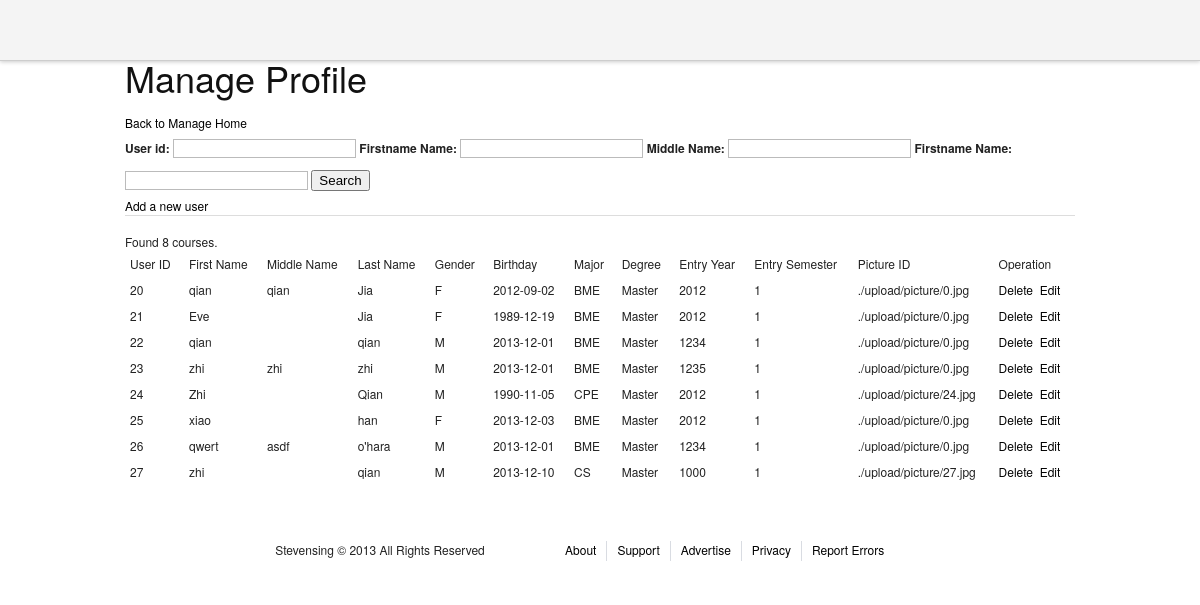
Screenshot of /admin/manageProfiles.php with the database file from the repository.
### tables this page shows
CREATE TABLE `profiles` (
  `user_id` int(11) NOT NULL,
  `firstname` varchar(40) NOT NULL,
  `middlename` varchar(40) DEFAULT NULL,
  `lastname` varchar(40) NOT NULL,
  `gender` char(1) NOT NULL,
  `dob` date NOT NULL,
  `major` varchar(6) NOT NULL,
  `degree` varchar(40) NOT NULL,
  `entry_year` smallint(6) NOT NULL,
  `entry_semester` tinyint(4) NOT NULL,
  `picture_id` varchar(2000) DEFAULT './upload/picture/0.jpg',
  PRIMARY KEY (`user_id`),
  CONSTRAINT `user_id4` FOREIGN KEY (`user_id`) REFERENCES `users` (`user_id`) ON DELETE CASCADE
);

### admin/manageProfiles.php (the view, shortened to what this page needs)
<?php
include "header.php";
include "../mysqli_connection.php";
?>
<div>
<h1>Manage Profile</h1>
<a href = "adminhome.php">Back to Manage Home</a>
</div>
<div>
<form action = "#" method = "GET">
<label for = "user_id">User id: </label>
<input type = "text" name = "user_id" value = "<?php echo isset($_GET['user_id'])?$_GET['user_id']:"";?>" />
<label for = "firstname">Firstname Name: </label>
<input type = "text" name = "firstname" value = "<?php echo isset($_GET['firstname'])?$_GET['firstname']:"";?>" />
<label for = "lastname">Middle Name: </label>
<input type = "text" name = "middlename" value = "<?php echo isset($_GET['middlename'])?$_GET['middlename']:"";?>" />
<label for = "firstname">Firstname Name: </label>
<input type = "text" name = "lastname" value = "<?php echo isset($_GET['lastname'])?$_GET['lastname']:"";?>" />
<input type = "submit" value = "Search" />
</form>
</div>
<div>
<a href="editprofile.php">Add a new user</a>
</div>
<hr />
<div>
<table>
<thead >
<td>User ID</td> <td>First Name</td> <td>Middle Name</td> <td>Last Name</td> <td>Gender</td> <td>Birthday</td>
<td>Major</td> <td>Degree</td> <td>Entry Year</td> <td>Entry Semester</td>
<td>Picture ID</td> <td>Operation</td>
</thead>
<tbody>
<?php
$filter = "true";
$perNumber = 25;
if(isset($_GET['page']))$page = $_GET['page'];
else $page=1;
$count = $mysqli->query("select count(*) from profiles WHERE " . $filter . ";");
$rs = mysqli_fetch_array($count);
$totalNumber = $rs[0];
if ($totalNumber == 0){
        echo "<div><font color='red'>No result!</font></div>";
}
else{
        echo "<div>Found " . $totalNumber. " courses.</div>";
}
$startCount = ($page - 1) * $perNumber;
$result = $mysqli->query("select * from profiles WHERE (" . $filter .") LIMIT $startCount, $perNumber");
if ($result){
        while ($row = mysqli_fetch_array($result)){
?>
<tr>
<td><?php echo $row["user_id"];?></td>
<td><?php echo $row["firstname"];?></td>
<td><?php echo $row["middlename"];?></td>
<td><?php echo $row["lastname"];?></td>
<td><?php echo $row["gender"];?></td>
<td><?php echo $row["dob"];?></td>
<td><?php echo $row["major"];?></td>
<td><?php echo $row["degree"];?></td>
<td><?php echo $row["entry_year"];?></td>
<td><?php echo $row["entry_semester"];?></td>
<td><?php echo $row["picture_id"];?></td>
<td><a href="javascript:" onclick = "show_delete_yes(this,<?php echo $row['user_id'];?>);" >Delete</a>&nbsp&nbsp<a href="editprofile.php?id=<?php echo $row['user_id'];?>">Edit</a></td>
</tr>
</tbody>
<?php
        }
 }
?>
</table>
</div>
<?php
include "footer.php";

### admin/header.php (shortened to what this page needs)
<!DOCTYPE html>
<html>
<head>
	<link rel="stylesheet" href="./stylesheets/screen.css">
	<link rel="stylesheet" href="http://netdna.bootstrapcdn.com/twitter-bootstrap/2.2.2/css/bootstrap-combined.min.css">
<link rel="stylesheet" type="text/css" media="screen" href="http://tarruda.github.com/bootstrap-datetimepicker/assets/css/bootstrap-datetimepicker.min.css">
	<link rel="stylesheet" href="http://code.jquery.com/ui/1.10.3/themes/smoothness/jquery-ui.css">
	<link rel="stylesheet" href="../stylesheets/common.css">
	<link rel="stylesheet" href="../stylesheets/friends.css">
	<link rel="stylesheet" href="../stylesheets/courseinfo.css">
	<link rel="stylesheet" href="../stylesheets/editprofile.css">
	<link rel="stylesheet" href="../stylesheets/courselist.css">
	<link rel="stylesheet" href="../stylesheets/searchlist.css">
	<link rel="stylesheet" href="../stylesheets/statuses.css">
	<link rel="stylesheet" href="../stylesheets/reply.css">
</head>
<body>
	<section class="content">
		<header>
		</header>
		<section class="container">

### admin/footer.php (shortened to what this page needs)
</section>
<footer>
	<section class="container">
		<p class="span-7 prepend-3 append-1">
			Stevensing © 2013 All Rights Reserved
		</p>
		<nav class="span-13 last">
			<ul>
				<a href="#">
					<li>About</li>
				</a>
				<a href="#">
					<li>Support</li>
				</a>
				<a href="#">
					<li>Advertise</li>
				</a>
				<a href="#">
					<li>Privacy</li>
				</a>
				<a href="#">
					<li>Report Errors</li>
				</a>
			</ul>
		</nav>
	</section>
</footer>
</section>
</body>
</html>

### stylesheets/screen.css (style rules this page uses)
html { margin:0;padding:0;border:0; }
body, div, span, object, iframe, h1, h2, h3, h4, h5, h6, p, blockquote, pre, a, abbr, acronym, address, code, del, dfn, em, img, q, dl, dt, dd, ol, ul, li, fieldset, form, label, legend, table, caption, tbody, tfoot, thead, tr, th, td, article, aside, dialog, figure, footer, header, hgroup, nav, section { margin:0;padding:0;border:0;font-size:100%;font:inherit;vertical-align:baseline; }
article, aside, details, figcaption, figure, dialog, footer, header, hgroup, menu, nav, section { display:block; }
body { line-height:1.5;background:white; }
table { border-collapse:separate;border-spacing:0; }
caption, th, td { text-align:left;font-weight:normal;float:none !important; }
table, th, td { vertical-align:middle; }
html { font-size:100.01%; }
body { font-size:75%;color:#222;background:#fff;font-family:"Helvetica Neue", Arial, Helvetica, sans-serif; }
h1, h2, h3, h4, h5, h6 { font-weight:normal;color:#111; }
h1 { font-size:3em;line-height:1;margin-bottom:0.5em; }
p { margin:0 0 1.5em; }
a { color:#06c;text-decoration:underline; }
ul, ol { margin:0 1.5em 1.5em 0;padding-left:1.5em; }
ul { list-style-type:disc; }
table { margin-bottom:1.4em;width:100%; }
th, td, caption { padding:4px 10px 4px 5px; }
.last { margin-right:0;padding-right:0; }
label { font-weight:bold; }
input[type=text], input[type=password], input[type=url], input[type=email], input.text, input.title, textarea { background-color:#fff;border:1px solid #bbb;color:#000; }
input[type=text], input[type=password], input[type=url], input[type=email], input.text, input.title, textarea, select { margin:0.5em 0; }
.container { width:950px;margin:0 auto; }
.column, .span-1, .span-2, .span-3, .span-4, .span-5, .span-6, .span-7, .span-8, .span-9, .span-10, .span-11, .span-12, .span-13, .span-14, .span-15, .span-16, .span-17, .span-18, .span-19, .span-20, .span-21, .span-22, .span-23, .span-24 { float:left;margin-right:10px; }
.last { margin-right:0; }
.span-7 { width:270px; }
.span-13 { width:510px; }
.append-1 { padding-right:40px; }
.prepend-3 { padding-left:120px; }
hr { background:#ddd;color:#ddd;clear:both;float:none;width:100%;height:1px;margin:0 0 17px;border:none; }
.clearfix:after, .container:after { content:"\0020";display:block;height:0;clear:both;visibility:hidden;overflow:hidden; }
.clearfix, .container { display:block; }

### stylesheets/common.css (style rules this page uses)
body { font-family: 'Helvetica Neue', Helvetica, Arial, 'lucida grande',tahoma,verdana,arial,sans-serif; }
a, a:hover, a:visited, a:link { color: #000; text-decoration: none; }
.content header { position: fixed; width: 100%; height: 60px; background-color: #F4F4F4; text-align: center; z-index: 50; -webkit-box-shadow: 0 1px 4px #CCC; -moz-box-shadow: 0 1px 4px #CCC; box-shadow: 0 1px 4px #CCC; border-bottom: 1px solid #CDCDCD; }
.content>.container { position: relative; top: 60px; }
footer { position: relative; top: 60px; margin-top: 40px; }
footer p { text-align: center; }
footer nav ul { list-style-type: none; height: 20px; margin: 0px; padding: 0px; }
footer nav ul a li { float: left; height: 20px; margin-right: 10px; padding-right: 10px; border-right: 1px solid #D9DCE2; }
footer nav ul a:last-child li { border-right: 0px; }

### rows the page displays
profiles: user_id "20", firstname "qian", middlename "qian", lastname "Jia", gender "F", dob "2012-09-02", major "BME", degree "Master", entry_year "2012", entry_semester "1", picture "./upload/picture/0.jpg"
profiles: user_id "21", firstname "Eve", lastname "Jia", gender "F", dob "1989-12-19", major "BME", degree "Master", entry_year "2012", entry_semester "1", picture "./upload/picture/0.jpg"
profiles: user_id "22", firstname "qian", lastname "qian", gender "M", dob "2013-12-01", major "BME", degree "Master", entry_year "1234", entry_semester "1", picture "./upload/picture/0.jpg"
profiles: user_id "23", firstname "zhi", middlename "zhi", lastname "zhi", gender "M", dob "2013-12-01", major "BME", degree "Master", entry_year "1235", entry_semester "1", picture "./upload/picture/0.jpg"
profiles: user_id "24", firstname "Zhi", lastname "Qian", gender "M", dob "1990-11-05", major "CPE", degree "Master", entry_year "2012", entry_semester "1", picture "./upload/picture/24.jpg"
profiles: user_id "25", firstname "xiao", lastname "han", gender "F", dob "2013-12-03", major "BME", degree "Master", entry_year "2012", entry_semester "1", picture "./upload/picture/0.jpg"
profiles: user_id "26", firstname "qwert", middlename "asdf", lastname "o'hara", gender "M", dob "2013-12-01", major "BME", degree "Master", entry_year "1234", entry_semester "1", picture "./upload/picture/0.jpg"
profiles: user_id "27", firstname "zhi", lastname "qian", gender "M", dob "2013-12-10", major "CS", degree "Master", entry_year "1000", entry_semester "1", picture "./upload/picture/27.jpg"

### other values shown
$totalNumber "8"
